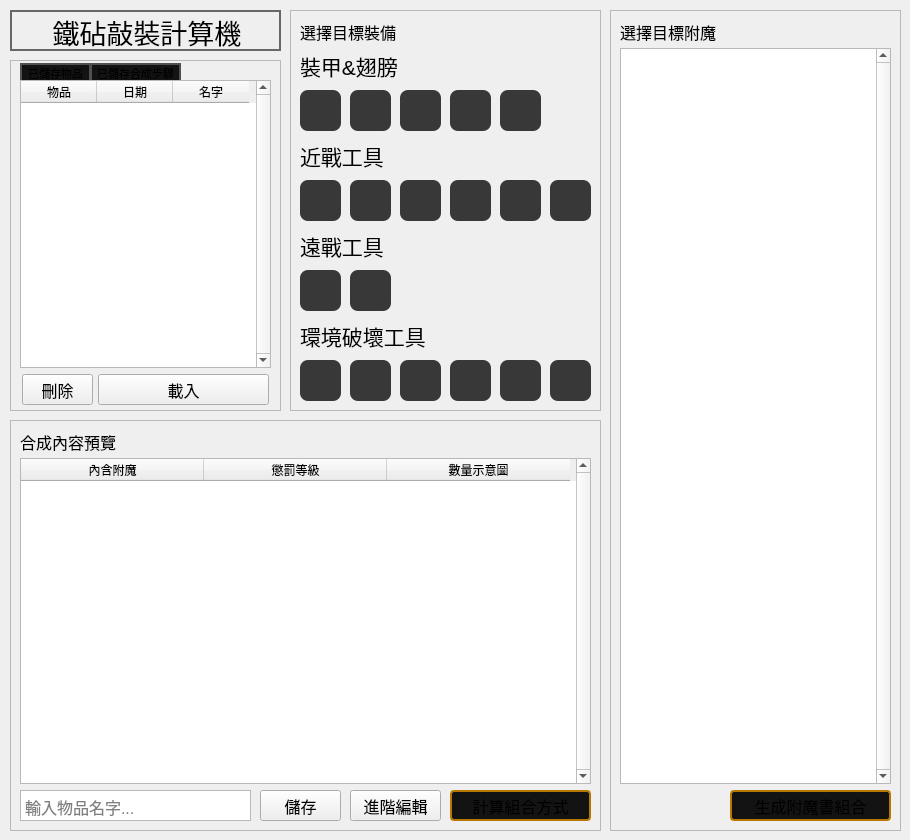
  <widget class="QWidget" name="centralWidget">
   <widget class="QLabel" name="titleLabel">
    <property name="enabled">
     <bool>true</bool>
    </property>
    <property name="geometry">
     <rect>
      <x>10</x>
      <y>10</y>
      <width>271</width>
      <height>41</height>
     </rect>
    </property>
    <property name="styleSheet">
     <string notr="true">QLabel {
    border: 2px solid #676767;
}
QLabel:disabled{
	border: 2px solid #2f2f2f;
	color: #676767;
}</string>
    </property>
    <property name="text">
     <string>&lt;html&gt;&lt;head/&gt;&lt;body&gt;&lt;p align=&quot;center&quot;&gt;&lt;span style=&quot; font-size:20pt;&quot;&gt;鐵砧敲裝計算機&lt;/span&gt;&lt;/p&gt;&lt;/body&gt;&lt;/html&gt;</string>
    </property>
   </widget>
   <widget class="QFrame" name="newEquFrame">
    <property name="enabled">
     <bool>true</bool>
    </property>
    <property name="geometry">
     <rect>
      <x>290</x>
      <y>10</y>
      <width>311</width>
      <height>401</height>
     </rect>
    </property>
    <property name="styleSheet">
     <string notr="true">QPushButton {
    background-color: #383838;
    color: #FFFFFF;
    border-radius: 8px;
	border: 0px solid #505050;
}QPushButton:hover {
	background-color: #767676
}

QPushButton[chosenOne=true]{
    background-color: #51514D;
    color: #FFFFFF;
	border: 2px solid #D87700;
}QPushButton[chosenOne=true]:hover {
	background-color: #AAAAAA;
	border: 2px solid #FFAA00;
}</string>
    </property>
    <property name="frameShape">
     <enum>QFrame::StyledPanel</enum>
    </property>
    <property name="frameShadow">
     <enum>QFrame::Raised</enum>
    </property>
    <widget class="QLabel" name="armorAndWingLabel">
     <property name="geometry">
      <rect>
       <x>10</x>
       <y>40</y>
       <width>111</width>
       <height>31</height>
      </rect>
     </property>
     <property name="text">
      <string>&lt;html&gt;&lt;head/&gt;&lt;body&gt;&lt;p&gt;&lt;span style=&quot; font-size:16pt;&quot;&gt;裝甲&amp;amp;翅膀&lt;/span&gt;&lt;/p&gt;&lt;/body&gt;&lt;/html&gt;</string>
     </property>
    </widget>
    <widget class="QLabel" name="newEquTitleLabel">
     <property name="geometry">
      <rect>
       <x>10</x>
       <y>10</y>
       <width>111</width>
       <height>23</height>
      </rect>
     </property>
     <property name="text">
      <string>&lt;html&gt;&lt;head/&gt;&lt;body&gt;&lt;p&gt;&lt;span style=&quot; font-size:12pt;&quot;&gt;選擇目標裝備&lt;/span&gt;&lt;/p&gt;&lt;/body&gt;&lt;/html&gt;</string>
     </property>
    </widget>
    <widget class="QLabel" name="meleeLabel">
     <property name="geometry">
      <rect>
       <x>10</x>
       <y>130</y>
       <width>95</width>
       <height>31</height>
      </rect>
     </property>
     <property name="text">
      <string>&lt;html&gt;&lt;head/&gt;&lt;body&gt;&lt;p&gt;&lt;span style=&quot; font-size:16pt;&quot;&gt;近戰工具&lt;/span&gt;&lt;/p&gt;&lt;/body&gt;&lt;/html&gt;</string>
     </property>
    </widget>
    <widget class="QLabel" name="rangeLabel">
     <property name="geometry">
      <rect>
       <x>10</x>
       <y>220</y>
       <width>95</width>
       <height>31</height>
      </rect>
     </property>
     <property name="text">
      <string>&lt;html&gt;&lt;head/&gt;&lt;body&gt;&lt;p&gt;&lt;span style=&quot; font-size:16pt;&quot;&gt;遠戰工具&lt;/span&gt;&lt;/p&gt;&lt;/body&gt;&lt;/html&gt;</string>
     </property>
    </widget>
    <widget class="QLabel" name="miningToolLabel">
     <property name="geometry">
      <rect>
       <x>10</x>
       <y>310</y>
       <width>136</width>
       <height>31</height>
      </rect>
     </property>
     <property name="text">
      <string>&lt;html&gt;&lt;head/&gt;&lt;body&gt;&lt;p&gt;&lt;span style=&quot; font-size:16pt;&quot;&gt;環境破壞工具&lt;/span&gt;&lt;/p&gt;&lt;/body&gt;&lt;/html&gt;</string>
     </property>
    </widget>
    <widget class="QPushButton" name="hatB">
     <property name="geometry">
      <rect>
       <x>10</x>
       <y>80</y>
       <width>41</width>
       <height>41</height>
      </rect>
     </property>
     <property name="focusPolicy">
      <enum>Qt::NoFocus</enum>
     </property>
     <property name="toolTip">
      <string>帽子給我好嗎?</string>
     </property>
     <property name="toolTipDuration">
      <number>-1</number>
     </property>
     <property name="text">
      <string/>
     </property>
     <property name="icon">
      <iconset resource="icons/hmmm.qrc">
       <normaloff>:/armors/helmet.webp</normaloff>:/armors/helmet.webp</iconset>
     </property>
     <property name="iconSize">
      <size>
       <width>32</width>
       <height>32</height>
      </size>
     </property>
     <property name="chosenOne" stdset="0">
      <bool>false</bool>
     </property>
    </widget>
    <widget class="QPushButton" name="clothB">
     <property name="geometry">
      <rect>
       <x>60</x>
       <y>80</y>
       <width>41</width>
       <height>41</height>
      </rect>
     </property>
     <property name="focusPolicy">
      <enum>Qt::NoFocus</enum>
     </property>
     <property name="toolTip">
      <string>甲(甲)</string>
     </property>
     <property name="text">
      <string/>
     </property>
     <property name="icon">
      <iconset resource="icons/hmmm.qrc">
       <normaloff>:/armors/chestplate.png</normaloff>:/armors/chestplate.png</iconset>
     </property>
     <property name="iconSize">
      <size>
       <width>32</width>
       <height>32</height>
      </size>
     </property>
     <property name="chosenOne" stdset="0">
      <bool>false</bool>
     </property>
    </widget>
    <widget class="QPushButton" name="pantsB">
     <property name="geometry">
      <rect>
       <x>110</x>
       <y>80</y>
       <width>41</width>
       <height>41</height>
      </rect>
     </property>
     <property name="focusPolicy">
      <enum>Qt::NoFocus</enum>
     </property>
     <property name="toolTip">
      <string>太褲了!</string>
     </property>
     <property name="text">
      <string/>
     </property>
     <property name="icon">
      <iconset resource="icons/hmmm.qrc">
       <normaloff>:/armors/leggings.webp</normaloff>:/armors/leggings.webp</iconset>
     </property>
     <property name="iconSize">
      <size>
       <width>32</width>
       <height>32</height>
      </size>
     </property>
     <property name="chosenOne" stdset="0">
      <bool>false</bool>
     </property>
    </widget>
    <widget class="QPushButton" name="shoesB">
     <property name="geometry">
      <rect>
       <x>160</x>
       <y>80</y>
       <width>41</width>
       <height>41</height>
      </rect>
     </property>
     <property name="focusPolicy">
      <enum>Qt::NoFocus</enum>
     </property>
     <property name="toolTip">
      <string>這啥鞋門玩意</string>
     </property>
     <property name="text">
      <string/>
     </property>
     <property name="icon">
      <iconset resource="icons/hmmm.qrc">
       <normaloff>:/armors/boots.webp</normaloff>:/armors/boots.webp</iconset>
     </property>
     <property name="iconSize">
      <size>
       <width>32</width>
       <height>32</height>
      </size>
     </property>
     <property name="chosenOne" stdset="0">
      <bool>false</bool>
     </property>
    </widget>
    <widget class="QPushButton" name="wingB">
     <property name="geometry">
      <rect>
       <x>210</x>
       <y>80</y>
       <width>41</width>
       <height>41</height>
      </rect>
     </property>
     <property name="focusPolicy">
      <enum>Qt::NoFocus</enum>
     </property>
     <property name="toolTip">
      <string>看起來像蟑螂翅膀...</string>
     </property>
     <property name="text">
      <string/>
     </property>
     <property name="icon">
      <iconset resource="icons/hmmm.qrc">
       <normaloff>:/armors/elytra.png</normaloff>:/armors/elytra.png</iconset>
     </property>
     <property name="iconSize">
      <size>
       <width>32</width>
       <height>32</height>
      </size>
     </property>
     <property name="chosenOne" stdset="0">
      <bool>false</bool>
     </property>
    </widget>
    <widget class="QPushButton" name="maceB">
     <property name="geometry">
      <rect>
       <x>160</x>
       <y>170</y>
       <width>41</width>
       <height>41</height>
      </rect>
     </property>
     <property name="focusPolicy">
      <enum>Qt::NoFocus</enum>
     </property>
     <property name="toolTip">
      <string>湯格斯特塊在棍子上!</string>
     </property>
     <property name="text">
      <string/>
     </property>
     <property name="icon">
      <iconset resource="icons/hmmm.qrc">
       <normaloff>:/melee/mace.webp</normaloff>:/melee/mace.webp</iconset>
     </property>
     <property name="iconSize">
      <size>
       <width>32</width>
       <height>32</height>
      </size>
     </property>
     <property name="chosenOne" stdset="0">
      <bool>false</bool>
     </property>
    </widget>
    <widget class="QPushButton" name="tridentB">
     <property name="geometry">
      <rect>
       <x>210</x>
       <y>170</y>
       <width>41</width>
       <height>41</height>
      </rect>
     </property>
     <property name="focusPolicy">
      <enum>Qt::NoFocus</enum>
     </property>
     <property name="toolTip">
      <string>這麼大的叉子是要用來吃什麼...</string>
     </property>
     <property name="text">
      <string/>
     </property>
     <property name="icon">
      <iconset resource="icons/hmmm.qrc">
       <normaloff>:/melee/trident.webp</normaloff>:/melee/trident.webp</iconset>
     </property>
     <property name="iconSize">
      <size>
       <width>32</width>
       <height>32</height>
      </size>
     </property>
     <property name="chosenOne" stdset="0">
      <bool>false</bool>
     </property>
    </widget>
    <widget class="QPushButton" name="swordB">
     <property name="geometry">
      <rect>
       <x>10</x>
       <y>170</y>
       <width>41</width>
       <height>41</height>
      </rect>
     </property>
     <property name="focusPolicy">
      <enum>Qt::NoFocus</enum>
     </property>
     <property name="toolTip">
      <string>近戰用的ㄇ 好像是</string>
     </property>
     <property name="text">
      <string/>
     </property>
     <property name="icon">
      <iconset resource="icons/hmmm.qrc">
       <normaloff>:/melee/sword.png</normaloff>:/melee/sword.png</iconset>
     </property>
     <property name="iconSize">
      <size>
       <width>32</width>
       <height>32</height>
      </size>
     </property>
     <property name="chosenOne" stdset="0">
      <bool>false</bool>
     </property>
    </widget>
    <widget class="QPushButton" name="shieldB">
     <property name="geometry">
      <rect>
       <x>260</x>
       <y>170</y>
       <width>41</width>
       <height>41</height>
      </rect>
     </property>
     <property name="focusPolicy">
      <enum>Qt::NoFocus</enum>
     </property>
     <property name="toolTip">
      <string>不支援盾擊, 差評</string>
     </property>
     <property name="text">
      <string/>
     </property>
     <property name="icon">
      <iconset resource="icons/hmmm.qrc">
       <normaloff>:/melee/shield.webp</normaloff>:/melee/shield.webp</iconset>
     </property>
     <property name="iconSize">
      <size>
       <width>32</width>
       <height>32</height>
      </size>
     </property>
     <property name="chosenOne" stdset="0">
      <bool>false</bool>
     </property>
    </widget>
    <widget class="QPushButton" name="spearB">
     <property name="geometry">
      <rect>
       <x>110</x>
       <y>170</y>
       <width>41</width>
       <height>41</height>
      </rect>
     </property>
     <property name="focusPolicy">
      <enum>Qt::NoFocus</enum>
     </property>
     <property name="toolTip">
      <string>拿棍子戳人可能不是太新盈的主意...</string>
     </property>
     <property name="styleSheet">
      <string notr="true"/>
     </property>
     <property name="text">
      <string/>
     </property>
     <property name="icon">
      <iconset resource="icons/hmmm.qrc">
       <normaloff>:/melee/spear.webp</normaloff>:/melee/spear.webp</iconset>
     </property>
     <property name="iconSize">
      <size>
       <width>32</width>
       <height>32</height>
      </size>
     </property>
     <property name="chosenOne" stdset="0">
      <bool>false</bool>
     </property>
    </widget>
    <widget class="QPushButton" name="axeB1">
     <property name="geometry">
      <rect>
       <x>60</x>
       <y>170</y>
       <width>41</width>
       <height>41</height>
      </rect>
     </property>
     <property name="focusPolicy">
      <enum>Qt::NoFocus</enum>
     </property>
     <property name="toolTip">
      <string>俗話說: 人就和樹一樣</string>
     </property>
     <property name="text">
      <string/>
     </property>
     <property name="icon">
      <iconset resource="icons/hmmm.qrc">
       <normaloff>:/melee/axe.png</normaloff>:/melee/axe.png</iconset>
     </property>
     <property name="iconSize">
      <size>
       <width>32</width>
       <height>32</height>
      </size>
     </property>
     <property name="chosenOne" stdset="0">
      <bool>false</bool>
     </property>
    </widget>
    <widget class="QPushButton" name="crossbowB">
     <property name="geometry">
      <rect>
       <x>10</x>
       <y>260</y>
       <width>41</width>
       <height>41</height>
      </rect>
     </property>
     <property name="focusPolicy">
      <enum>Qt::NoFocus</enum>
     </property>
     <property name="toolTip">
      <string>十字弓 &gt;&gt;&gt;&gt; 弓(No bias)</string>
     </property>
     <property name="text">
      <string/>
     </property>
     <property name="icon">
      <iconset resource="icons/hmmm.qrc">
       <normaloff>:/range/crossbow.webp</normaloff>:/range/crossbow.webp</iconset>
     </property>
     <property name="iconSize">
      <size>
       <width>32</width>
       <height>32</height>
      </size>
     </property>
     <property name="chosenOne" stdset="0">
      <bool>false</bool>
     </property>
    </widget>
    <widget class="QPushButton" name="bowB">
     <property name="geometry">
      <rect>
       <x>60</x>
       <y>260</y>
       <width>41</width>
       <height>41</height>
      </rect>
     </property>
     <property name="focusPolicy">
      <enum>Qt::NoFocus</enum>
     </property>
     <property name="toolTip">
      <string>弓 &lt;&lt;&lt;&lt; 十字弓(No bias, really)</string>
     </property>
     <property name="text">
      <string/>
     </property>
     <property name="icon">
      <iconset resource="icons/hmmm.qrc">
       <normaloff>:/range/bow.png</normaloff>:/range/bow.png</iconset>
     </property>
     <property name="iconSize">
      <size>
       <width>32</width>
       <height>32</height>
      </size>
     </property>
     <property name="chosenOne" stdset="0">
      <bool>false</bool>
     </property>
    </widget>
    <widget class="QPushButton" name="hoeB">
     <property name="geometry">
      <rect>
       <x>160</x>
       <y>350</y>
       <width>41</width>
       <height>41</height>
      </rect>
     </property>
     <property name="focusPolicy">
      <enum>Qt::NoFocus</enum>
     </property>
     <property name="toolTip">
      <string>Your mom</string>
     </property>
     <property name="text">
      <string/>
     </property>
     <property name="icon">
      <iconset resource="icons/hmmm.qrc">
       <normaloff>:/tools/hoe.png</normaloff>:/tools/hoe.png</iconset>
     </property>
     <property name="iconSize">
      <size>
       <width>32</width>
       <height>32</height>
      </size>
     </property>
     <property name="chosenOne" stdset="0">
      <bool>false</bool>
     </property>
    </widget>
    <widget class="QPushButton" name="shearsB">
     <property name="geometry">
      <rect>
       <x>210</x>
       <y>350</y>
       <width>41</width>
       <height>41</height>
      </rect>
     </property>
     <property name="focusPolicy">
      <enum>Qt::NoFocus</enum>
     </property>
     <property name="toolTip">
      <string>(訊息內容經律師建議已消除)</string>
     </property>
     <property name="text">
      <string/>
     </property>
     <property name="icon">
      <iconset resource="icons/hmmm.qrc">
       <normaloff>:/tools/shear.png</normaloff>:/tools/shear.png</iconset>
     </property>
     <property name="iconSize">
      <size>
       <width>32</width>
       <height>32</height>
      </size>
     </property>
     <property name="chosenOne" stdset="0">
      <bool>false</bool>
     </property>
    </widget>
    <widget class="QPushButton" name="pickaxeB">
     <property name="geometry">
      <rect>
       <x>10</x>
       <y>350</y>
       <width>41</width>
       <height>41</height>
      </rect>
     </property>
     <property name="focusPolicy">
      <enum>Qt::NoFocus</enum>
     </property>
     <property name="toolTip">
      <string>雙頭鋤頭</string>
     </property>
     <property name="text">
      <string/>
     </property>
     <property name="icon">
      <iconset resource="icons/hmmm.qrc">
       <normaloff>:/tools/pickaxe.png</normaloff>:/tools/pickaxe.png</iconset>
     </property>
     <property name="iconSize">
      <size>
       <width>32</width>
       <height>32</height>
      </size>
     </property>
     <property name="chosenOne" stdset="0">
      <bool>false</bool>
     </property>
    </widget>
    <widget class="QPushButton" name="flientSteelB">
     <property name="geometry">
      <rect>
       <x>260</x>
       <y>350</y>
       <width>41</width>
       <height>41</height>
      </rect>
     </property>
     <property name="focusPolicy">
      <enum>Qt::NoFocus</enum>
     </property>
     <property name="toolTip">
      <string>其實這個也代表了刷子之類的(雜項類工具)</string>
     </property>
     <property name="text">
      <string/>
     </property>
     <property name="icon">
      <iconset resource="icons/hmmm.qrc">
       <normaloff>:/tools/F&amp;C.webp</normaloff>:/tools/F&amp;C.webp</iconset>
     </property>
     <property name="iconSize">
      <size>
       <width>32</width>
       <height>32</height>
      </size>
     </property>
     <property name="chosenOne" stdset="0">
      <bool>false</bool>
     </property>
    </widget>
    <widget class="QPushButton" name="shovelB">
     <property name="geometry">
      <rect>
       <x>110</x>
       <y>350</y>
       <width>41</width>
       <height>41</height>
      </rect>
     </property>
     <property name="focusPolicy">
      <enum>Qt::NoFocus</enum>
     </property>
     <property name="toolTip">
      <string>大湯匙應該配樓上的大叉子</string>
     </property>
     <property name="text">
      <string/>
     </property>
     <property name="icon">
      <iconset resource="icons/hmmm.qrc">
       <normaloff>:/tools/shovel.webp</normaloff>:/tools/shovel.webp</iconset>
     </property>
     <property name="iconSize">
      <size>
       <width>32</width>
       <height>32</height>
      </size>
     </property>
     <property name="chosenOne" stdset="0">
      <bool>false</bool>
     </property>
    </widget>
    <widget class="QPushButton" name="axeB2">
     <property name="geometry">
      <rect>
       <x>60</x>
       <y>350</y>
       <width>41</width>
       <height>41</height>
      </rect>
     </property>
     <property name="focusPolicy">
      <enum>Qt::NoFocus</enum>
     </property>
     <property name="toolTip">
      <string>前人種樹...</string>
     </property>
     <property name="text">
      <string/>
     </property>
     <property name="icon">
      <iconset resource="icons/hmmm.qrc">
       <normaloff>:/tools/axe.png</normaloff>:/tools/axe.png</iconset>
     </property>
     <property name="iconSize">
      <size>
       <width>32</width>
       <height>32</height>
      </size>
     </property>
     <property name="chosenOne" stdset="0">
      <bool>false</bool>
     </property>
    </widget>
   </widget>
   <widget class="QFrame" name="saveFrame">
    <property name="geometry">
     <rect>
      <x>10</x>
      <y>60</y>
      <width>271</width>
      <height>351</height>
     </rect>
    </property>
    <property name="styleSheet">
     <string notr="true"/>
    </property>
    <property name="frameShape">
     <enum>QFrame::StyledPanel</enum>
    </property>
    <property name="frameShadow">
     <enum>QFrame::Raised</enum>
    </property>
    <widget class="QPushButton" name="savedItemButton">
     <property name="geometry">
      <rect>
       <x>10</x>
       <y>3</y>
       <width>71</width>
       <height>20</height>
      </rect>
     </property>
     <property name="font">
      <font>
       <pointsize>8</pointsize>
      </font>
     </property>
     <property name="focusPolicy">
      <enum>Qt::NoFocus</enum>
     </property>
     <property name="styleSheet">
      <string notr="true">QPushButton{
	background-color: #131313;
	border-radius:0px;
	border: 2px solid #505050;
}
QPushButton:hover {
	background-color: #676767;
	border: 2px solid #878787;
}</string>
     </property>
     <property name="text">
      <string>已儲存物品</string>
     </property>
    </widget>
    <widget class="QPushButton" name="savedInstructionButton">
     <property name="geometry">
      <rect>
       <x>80</x>
       <y>3</y>
       <width>91</width>
       <height>20</height>
      </rect>
     </property>
     <property name="font">
      <font>
       <pointsize>8</pointsize>
      </font>
     </property>
     <property name="focusPolicy">
      <enum>Qt::NoFocus</enum>
     </property>
     <property name="styleSheet">
      <string notr="true">QPushButton{
	background-color: #131313;
	border-radius:0px;
	border: 2px solid #505050;
}
QPushButton:hover {
	background-color: #676767;
	border: 2px solid #878787;
}</string>
     </property>
     <property name="text">
      <string>已儲存合成步驟</string>
     </property>
    </widget>
    <widget class="QPushButton" name="saveDeleteButton">
     <property name="geometry">
      <rect>
       <x>12</x>
       <y>314</y>
       <width>71</width>
       <height>31</height>
      </rect>
     </property>
     <property name="font">
      <font>
       <pointsize>12</pointsize>
      </font>
     </property>
     <property name="focusPolicy">
      <enum>Qt::NoFocus</enum>
     </property>
     <property name="styleSheet">
      <string/>
     </property>
     <property name="text">
      <string>刪除</string>
     </property>
    </widget>
    <widget class="QTableWidget" name="saveTable">
     <property name="geometry">
      <rect>
       <x>10</x>
       <y>20</y>
       <width>251</width>
       <height>288</height>
      </rect>
     </property>
     <property name="styleSheet">
      <string notr="true"/>
     </property>
     <property name="verticalScrollBarPolicy">
      <enum>Qt::ScrollBarAlwaysOn</enum>
     </property>
     <property name="horizontalScrollBarPolicy">
      <enum>Qt::ScrollBarAlwaysOff</enum>
     </property>
     <property name="editTriggers">
      <set>QAbstractItemView::NoEditTriggers</set>
     </property>
     <property name="showDropIndicator" stdset="0">
      <bool>false</bool>
     </property>
     <property name="dragEnabled">
      <bool>true</bool>
     </property>
     <property name="dragDropOverwriteMode">
      <bool>false</bool>
     </property>
     <property name="alternatingRowColors">
      <bool>true</bool>
     </property>
     <property name="selectionMode">
      <enum>QAbstractItemView::SingleSelection</enum>
     </property>
     <property name="selectionBehavior">
      <enum>QAbstractItemView::SelectRows</enum>
     </property>
     <property name="rowCount">
      <number>0</number>
     </property>
     <attribute name="horizontalHeaderVisible">
      <bool>true</bool>
     </attribute>
     <attribute name="horizontalHeaderCascadingSectionResizes">
      <bool>false</bool>
     </attribute>
     <attribute name="horizontalHeaderDefaultSectionSize">
      <number>76</number>
     </attribute>
     <attribute name="verticalHeaderVisible">
      <bool>false</bool>
     </attribute>
     <column>
      <property name="text">
       <string>物品</string>
      </property>
     </column>
     <column>
      <property name="text">
       <string>日期</string>
      </property>
     </column>
     <column>
      <property name="text">
       <string>名字</string>
      </property>
     </column>
    </widget>
    <widget class="QPushButton" name="saveLoadButton">
     <property name="geometry">
      <rect>
       <x>88</x>
       <y>314</y>
       <width>171</width>
       <height>31</height>
      </rect>
     </property>
     <property name="font">
      <font>
       <pointsize>12</pointsize>
      </font>
     </property>
     <property name="focusPolicy">
      <enum>Qt::NoFocus</enum>
     </property>
     <property name="styleSheet">
      <string/>
     </property>
     <property name="text">
      <string>載入</string>
     </property>
    </widget>
   </widget>
   <widget class="QFrame" name="enchSelFrame">
    <property name="enabled">
     <bool>true</bool>
    </property>
    <property name="geometry">
     <rect>
      <x>610</x>
      <y>10</y>
      <width>291</width>
      <height>821</height>
     </rect>
    </property>
    <property name="styleSheet">
     <string notr="true"/>
    </property>
    <property name="frameShape">
     <enum>QFrame::StyledPanel</enum>
    </property>
    <property name="frameShadow">
     <enum>QFrame::Raised</enum>
    </property>
    <widget class="QLabel" name="enchSelTitleLabel">
     <property name="enabled">
      <bool>true</bool>
     </property>
     <property name="geometry">
      <rect>
       <x>10</x>
       <y>10</y>
       <width>111</width>
       <height>23</height>
      </rect>
     </property>
     <property name="text">
      <string>&lt;html&gt;&lt;head/&gt;&lt;body&gt;&lt;p&gt;&lt;span style=&quot; font-size:12pt;&quot;&gt;選擇目標附魔&lt;/span&gt;&lt;/p&gt;&lt;/body&gt;&lt;/html&gt;</string>
     </property>
    </widget>
    <widget class="QTableView" name="enchTable">
     <property name="geometry">
      <rect>
       <x>10</x>
       <y>38</y>
       <width>271</width>
       <height>736</height>
      </rect>
     </property>
     <property name="font">
      <font>
       <family>Noto Serif</family>
       <pointsize>12</pointsize>
       <weight>50</weight>
       <italic>false</italic>
       <bold>false</bold>
      </font>
     </property>
     <property name="focusPolicy">
      <enum>Qt::NoFocus</enum>
     </property>
     <property name="styleSheet">
      <string notr="true">QTableView{
	font: 12pt &quot;Noto Serif&quot;;
}QTableView::item{
	padding: 2px 0px 1px 0px;
}</string>
     </property>
     <property name="verticalScrollBarPolicy">
      <enum>Qt::ScrollBarAlwaysOn</enum>
     </property>
     <property name="horizontalScrollBarPolicy">
      <enum>Qt::ScrollBarAlwaysOff</enum>
     </property>
     <property name="editTriggers">
      <set>QAbstractItemView::NoEditTriggers</set>
     </property>
     <property name="showDropIndicator" stdset="0">
      <bool>false</bool>
     </property>
     <property name="dragEnabled">
      <bool>false</bool>
     </property>
     <property name="dragDropOverwriteMode">
      <bool>false</bool>
     </property>
     <property name="alternatingRowColors">
      <bool>false</bool>
     </property>
     <property name="selectionMode">
      <enum>QAbstractItemView::NoSelection</enum>
     </property>
     <property name="gridStyle">
      <enum>Qt::SolidLine</enum>
     </property>
     <attribute name="verticalHeaderVisible">
      <bool>false</bool>
     </attribute>
    </widget>
    <widget class="QPushButton" name="generatePendingBookButton">
     <property name="geometry">
      <rect>
       <x>120</x>
       <y>780</y>
       <width>161</width>
       <height>31</height>
      </rect>
     </property>
     <property name="font">
      <font>
       <pointsize>12</pointsize>
      </font>
     </property>
     <property name="focusPolicy">
      <enum>Qt::NoFocus</enum>
     </property>
     <property name="styleSheet">
      <string notr="true">QPushButton{
	background-color: #131313;
	border-radius:4px;
	border: 2px solid #b87700;
}
QPushButton:hover {
	background-color: #565656;
	border: 2px solid #c89723;
}
QPushButton:disabled{
	border: 2px solid #2f2f2f;
	color: #676767;
}</string>
     </property>
     <property name="text">
      <string>生成附魔書組合</string>
     </property>
    </widget>
   </widget>
   <widget class="QFrame" name="pendingBookFram">
    <property name="enabled">
     <bool>true</bool>
    </property>
    <property name="geometry">
     <rect>
      <x>10</x>
      <y>420</y>
      <width>591</width>
      <height>411</height>
     </rect>
    </property>
    <property name="styleSheet">
     <string notr="true"/>
    </property>
    <property name="frameShape">
     <enum>QFrame::StyledPanel</enum>
    </property>
    <property name="frameShadow">
     <enum>QFrame::Raised</enum>
    </property>
    <widget class="QLabel" name="pendingBookTitleLabel">
     <property name="geometry">
      <rect>
       <x>10</x>
       <y>10</y>
       <width>111</width>
       <height>23</height>
      </rect>
     </property>
     <property name="text">
      <string>&lt;html&gt;&lt;head/&gt;&lt;body&gt;&lt;p&gt;&lt;span style=&quot; font-size:12pt;&quot;&gt;合成內容預覽&lt;/span&gt;&lt;/p&gt;&lt;/body&gt;&lt;/html&gt;</string>
     </property>
    </widget>
    <widget class="QTableWidget" name="pendingBookTable">
     <property name="geometry">
      <rect>
       <x>10</x>
       <y>38</y>
       <width>571</width>
       <height>326</height>
      </rect>
     </property>
     <property name="styleSheet">
      <string notr="true"/>
     </property>
     <property name="verticalScrollBarPolicy">
      <enum>Qt::ScrollBarAlwaysOn</enum>
     </property>
     <property name="horizontalScrollBarPolicy">
      <enum>Qt::ScrollBarAlwaysOff</enum>
     </property>
     <property name="editTriggers">
      <set>QAbstractItemView::NoEditTriggers</set>
     </property>
     <property name="showDropIndicator" stdset="0">
      <bool>false</bool>
     </property>
     <property name="dragEnabled">
      <bool>false</bool>
     </property>
     <property name="dragDropOverwriteMode">
      <bool>false</bool>
     </property>
     <property name="alternatingRowColors">
      <bool>true</bool>
     </property>
     <property name="selectionMode">
      <enum>QAbstractItemView::NoSelection</enum>
     </property>
     <attribute name="horizontalHeaderVisible">
      <bool>true</bool>
     </attribute>
     <attribute name="horizontalHeaderCascadingSectionResizes">
      <bool>false</bool>
     </attribute>
     <attribute name="horizontalHeaderDefaultSectionSize">
      <number>183</number>
     </attribute>
     <attribute name="verticalHeaderVisible">
      <bool>false</bool>
     </attribute>
     <column>
      <property name="text">
       <string>內含附魔</string>
      </property>
     </column>
     <column>
      <property name="text">
       <string>懲罰等級</string>
      </property>
     </column>
     <column>
      <property name="text">
       <string>數量示意圖</string>
      </property>
     </column>
    </widget>
    <widget class="QPushButton" name="calculateInstructionButton">
     <property name="enabled">
      <bool>true</bool>
     </property>
     <property name="geometry">
      <rect>
       <x>440</x>
       <y>370</y>
       <width>141</width>
       <height>31</height>
      </rect>
     </property>
     <property name="font">
      <font>
       <pointsize>12</pointsize>
      </font>
     </property>
     <property name="focusPolicy">
      <enum>Qt::NoFocus</enum>
     </property>
     <property name="styleSheet">
      <string notr="true">QPushButton{
	background-color: #131313;
	border-radius:4px;
	border: 2px solid #b87700;
}
QPushButton:hover {
	background-color: #565656;
	border: 2px solid #c89723;
}
QPushButton:disabled{
	border: 2px solid #2f2f2f;
	color: #676767;
}</string>
     </property>
     <property name="text">
      <string>計算組合方式</string>
     </property>
    </widget>
    <widget class="QPushButton" name="pendingBookAdvencedEditButton">
     <property name="geometry">
      <rect>
       <x>340</x>
       <y>370</y>
       <width>91</width>
       <height>31</height>
      </rect>
     </property>
     <property name="font">
      <font>
       <pointsize>12</pointsize>
      </font>
     </property>
     <property name="focusPolicy">
      <enum>Qt::NoFocus</enum>
     </property>
     <property name="styleSheet">
      <string notr="true"/>
     </property>
     <property name="text">
      <string>進階編輯</string>
     </property>
    </widget>
    <widget class="QPushButton" name="saveButton">
     <property name="geometry">
      <rect>
       <x>250</x>
       <y>370</y>
       <width>81</width>
       <height>31</height>
      </rect>
     </property>
     <property name="font">
      <font>
       <pointsize>12</pointsize>
      </font>
     </property>
     <property name="focusPolicy">
      <enum>Qt::NoFocus</enum>
     </property>
     <property name="styleSheet">
      <string notr="true"/>
     </property>
     <property name="text">
      <string>儲存</string>
     </property>
    </widget>
    <widget class="QPlainTextEdit" name="saveNameInputBox">
     <property name="geometry">
      <rect>
       <x>10</x>
       <y>370</y>
       <width>231</width>
       <height>31</height>
      </rect>
     </property>
     <property name="font">
      <font>
       <family>Segoe UI</family>
       <pointsize>12</pointsize>
      </font>
     </property>
     <property name="styleSheet">
      <string notr="true"/>
     </property>
     <property name="verticalScrollBarPolicy">
      <enum>Qt::ScrollBarAlwaysOff</enum>
     </property>
     <property name="horizontalScrollBarPolicy">
      <enum>Qt::ScrollBarAlwaysOff</enum>
     </property>
     <property name="lineWrapMode">
      <enum>QPlainTextEdit::NoWrap</enum>
     </property>
     <property name="placeholderText">
      <string>輸入物品名字...</string>
     </property>
    </widget>
   </widget>
  </widget>
